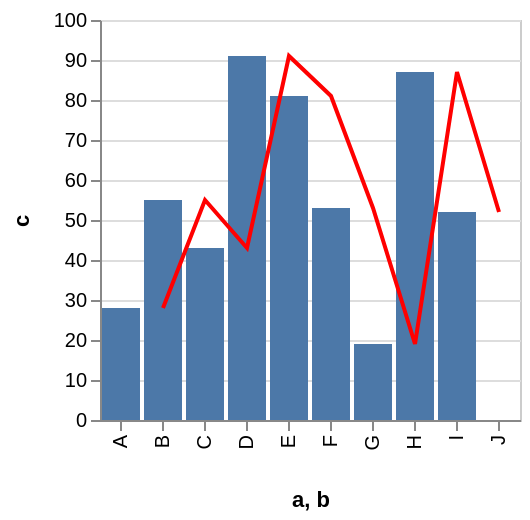

Write the Vega-Lite specification saved for this chart.
### Vega specification from a JSON file in a GitHub repository (floating-point values rounded to 4 significant figures)
{"$schema": "https://vega.github.io/schema/vega/v3.0.json", "autosize": "pad", "padding": 5, "encode": {"update": {"stroke": {"value": "#ccc"}, "fill": {"value": "transparent"}}}, "data": [{"name": "source_0", "values": [{"a": "A", "b": "B", "c": 28}, {"a": "B", "b": "C", "c": 55}, {"a": "C", "b": "D", "c": 43}, {"a": "D", "b": "E", "c": 91}, {"a": "E", "b": "F", "c": 81}, {"a": "F", "b": "G", "c": 53}, {"a": "G", "b": "H", "c": 19}, {"a": "H", "b": "I", "c": 87}, {"a": "I", "b": "J", "c": 52}]}, {"name": "data_1", "source": "source_0", "transform": [{"type": "formula", "expr": "toNumber(datum[\"c\"])", "as": "c"}, {"type": "filter", "expr": "datum[\"c\"] !== null && !isNaN(datum[\"c\"])"}]}, {"name": "data_2", "source": "source_0", "transform": [{"type": "formula", "expr": "toNumber(datum[\"c\"])", "as": "c"}, {"type": "filter", "expr": "datum[\"c\"] !== null && !isNaN(datum[\"c\"])"}, {"type": "collect", "sort": {"field": "b", "order": "descending"}}]}], "signals": [{"name": "x_step", "value": 21}, {"name": "width", "update": "bandspace(domain('x').length, 0.1, 0.05) * x_step"}, {"name": "height", "update": "200"}], "marks": [{"name": "layer_0_marks", "type": "rect", "role": "bar", "from": {"data": "data_1"}, "encode": {"update": {"x": {"scale": "x", "field": "a"}, "width": {"scale": "x", "band": true}, "y": {"scale": "y", "field": "c"}, "y2": {"scale": "y", "value": 0}, "fill": {"value": "#4c78a8"}}}}, {"name": "layer_1_marks", "type": "line", "from": {"data": "data_2"}, "encode": {"update": {"x": {"scale": "x", "field": "b", "band": 0.5}, "y": {"scale": "y", "field": "c"}, "stroke": {"value": "red"}}}}], "scales": [{"name": "x", "type": "band", "domain": {"fields": [{"data": "data_1", "field": "a"}, {"data": "data_2", "field": "b"}], "sort": true}, "range": {"step": {"signal": "x_step"}}, "round": true, "paddingInner": 0.1, "paddingOuter": 0.05}, {"name": "y", "type": "linear", "domain": {"fields": [{"data": "data_1", "field": "c"}, {"data": "data_2", "field": "c"}], "sort": true}, "range": [{"signal": "height"}, 0], "round": true, "nice": true, "zero": true}], "axes": [{"scale": "x", "labelOverlap": true, "orient": "bottom", "title": "a, b", "zindex": 1, "encode": {"labels": {"update": {"angle": {"value": 270}, "align": {"value": "right"}, "baseline": {"value": "middle"}}}}}, {"scale": "y", "labelOverlap": true, "orient": "left", "title": "c", "zindex": 1}, {"scale": "y", "domain": false, "grid": true, "labels": false, "maxExtent": 0, "minExtent": 0, "orient": "left", "ticks": false, "zindex": 0, "gridScale": "x"}], "config": {"axis": {"minExtent": 30}}}
